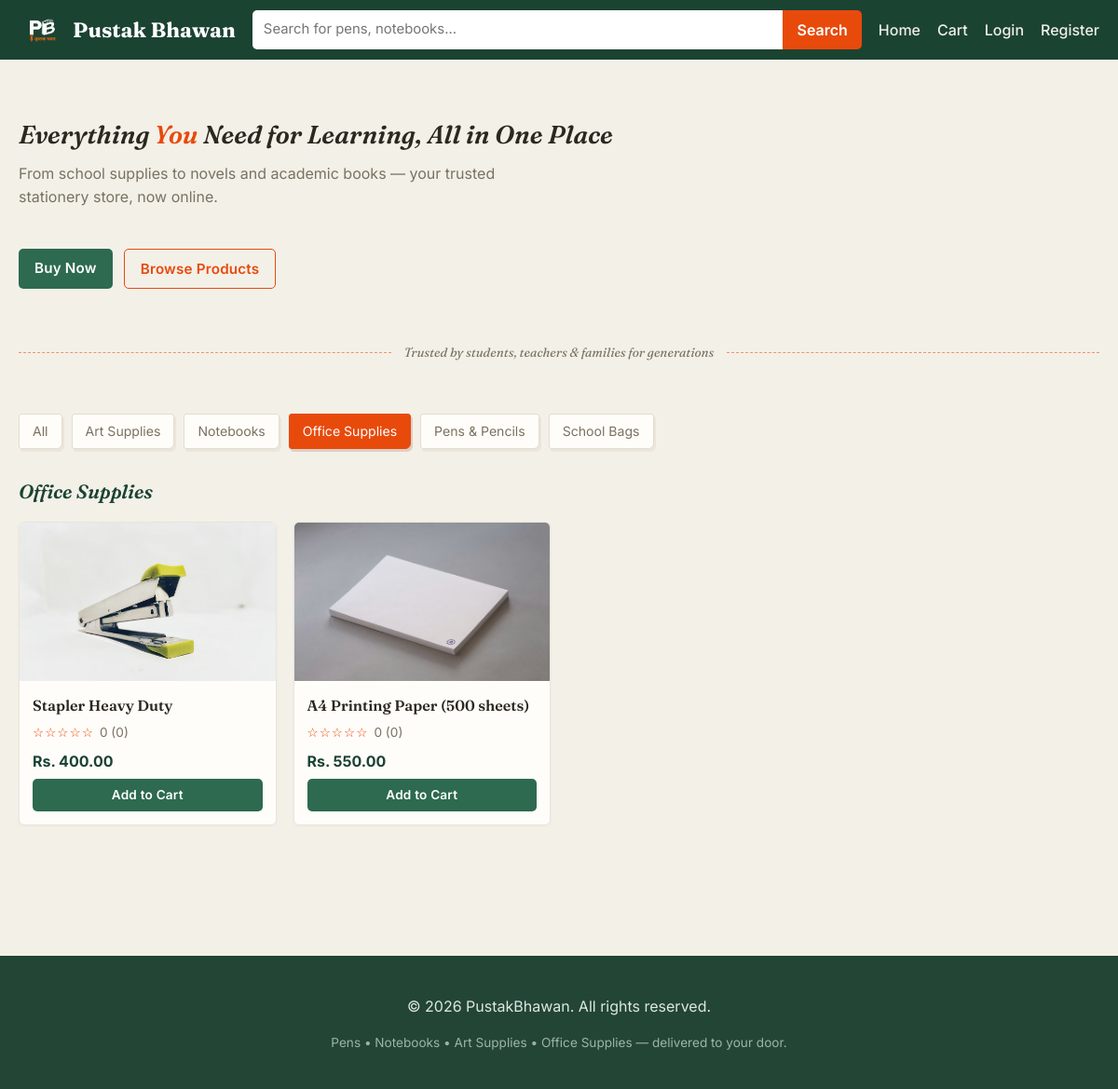
The app's page /index.php?category=4 with its own data.
### tables this page shows
CREATE TABLE categories (
    id INT AUTO_INCREMENT PRIMARY KEY,
    name VARCHAR(100) NOT NULL
);

CREATE TABLE products (
    id INT AUTO_INCREMENT PRIMARY KEY,
    category_id INT,
    name VARCHAR(150) NOT NULL,
    description TEXT,
    price DECIMAL(10,2) NOT NULL,
    stock INT DEFAULT 0,
    image VARCHAR(255) DEFAULT 'no-image.png',
    created_at TIMESTAMP DEFAULT CURRENT_TIMESTAMP,
    FOREIGN KEY (category_id) REFERENCES categories(id) ON DELETE SET NULL
);

### index.php (the view, shortened to what this page needs)
<?php
require 'config.php';
require 'functions.php';
$search     = trim($_GET['q'] ?? '');
$categoryId = isset($_GET['category']) ? (int)$_GET['category'] : 0;
$categories = $conn->query("SELECT * FROM categories ORDER BY name")->fetch_all(MYSQLI_ASSOC);
$sql = "SELECT p.*, COALESCE(AVG(r.rating),0) AS avg_rating, COUNT(r.id) AS review_count
        FROM products p
        LEFT JOIN reviews r ON r.product_id = p.id
        WHERE 1=1 ";
$types = '';
$params = [];
if ($categoryId > 0) {
    $sql .= " AND p.category_id = ? ";
    $types .= 'i';
    $params[] = $categoryId;
}
$sql .= " GROUP BY p.id ORDER BY p.created_at DESC";
$stmt = $conn->prepare($sql);
if ($types !== '') $stmt->bind_param($types, ...$params);
$stmt->execute();
$products = $stmt->get_result()->fetch_all(MYSQLI_ASSOC);
require 'includes/header.php';
?>
<section class="hero">
  <br>
  <h1>Everything <span class="highlight">You</span> Need for Learning, All in One Place</h1>
  <p>From school supplies to novels and academic books — your trusted stationery store, now online.</p><br>
  <div class="hero-actions">
    <a href="index.php" class="btn btn-primary">Buy Now</a>
    <a href="#all-products" class="btn btn-outline">Browse Products</a>
  </div>
</section>
<p class="divider-caption">Trusted by students, teachers &amp; families for generations</p><br>
<section class="category-bar">
  <a href="index.php" class="chip <?= $categoryId === 0 ? 'active' : '' ?>">All</a>
  <?php foreach ($categories as $cat): ?>
    <a href="index.php?category=<?= $cat['id'] ?>" class="chip <?= $categoryId === (int)$cat['id'] ? 'active' : '' ?>">
      <?= h($cat['name']) ?>
    </a>
  <?php endforeach; ?>
</section>
<section class="product-section" id="all-products">
  <h2>
    <?php if ($search !== ''): ?>
      Search results for "<?= h($search) ?>"
    <?php elseif ($categoryId > 0): ?>
      <?= h($categories[array_search($categoryId, array_column($categories, 'id'))]['name'] ?? 'Products') ?>
    <?php else: ?>
      All Products
    <?php endif; ?>
  </h2>
  <?php if (empty($products)): ?>
    <p class="empty-msg">No products found.</p>
  <?php else: ?>
    <div class="product-grid">
      <?php foreach ($products as $p): ?>
        <?php include 'includes/product_card.php'; ?>
      <?php endforeach; ?>
    </div>
  <?php endif; ?>
</section>
<?php require 'includes/footer.php'; ?>

### includes/product_card.php (shortened to what this page needs)
<?php
$rating = round((float)($p['avg_rating'] ?? 0), 1);
$count  = (int)($p['review_count'] ?? 0);
?>
<div class="product-card">
  <a href="product.php?id=<?= $p['id'] ?>" class="product-img-link">
    <img src="uploads/<?= h($p['image']) ?>" alt="<?= h($p['name']) ?>"
         onerror="this.src='https://via.placeholder.com/300x220?text=PustakBhawan'">
  </a>
  <div class="product-info">
    <a href="product.php?id=<?= $p['id'] ?>" class="product-name"><?= h($p['name']) ?></a>
    <div class="product-rating">
      <?= renderStars($rating) ?>
      <span class="rating-text"><?= $rating ?> (<?= $count ?>)</span>
    </div>
    <div class="product-price"><?= money($p['price']) ?></div>
    <form method="post" action="add_to_cart.php">
      <button type="submit" class="btn btn-small" <?= $p['stock'] <= 0 ? 'disabled' : '' ?>>
        <?= $p['stock'] <= 0 ? 'Out of stock' : 'Add to Cart' ?>
      </button>
    </form>
  </div>
</div>

### css/style.css (style rules this page uses)
:root { --primary: #2d6a4f; --primary-dark: #1b4332; --accent: #e84a0c; --accent-light: #d47a5f; --ink: #7c4a2d; --bg: #f3f0e8; --card-bg: #fffdf9; --text: #2a281f; --muted: #7a7261; --border: #e2ddcd; --danger: #c0392b; --success: #2d6a4f; --radius: 8px; }
* { box-sizing: border-box; }
body { margin: 0; font-family: 'Inter', 'Segoe UI', Roboto, Helvetica, Arial, sans-serif; background: var(--bg); color: var(--text); line-height: 1.55; }
a { color: inherit; text-decoration: none; }
img { max-width: 100%; display: block; }
.hero h1, h2, .logo, .auth-box h1, .product-detail-info h1 { font-family: 'Fraunces', Georgia, serif; }
.hero { background: transparent; color: var(--text); padding: 10px 0 28px; margin-bottom: 4px; }
.hero h1 { margin: 0 0 12px; font-size: 1.7rem; font-weight: 600; font-style: italic; line-height: 1.3; color: var(--text); }
.hero h1 .highlight { color: var(--accent); }
.hero p { margin: 0; color: var(--muted); max-width: 520px; font-family: 'Inter', sans-serif; }
.hero-actions { display: flex; gap: 12px; margin-top: 18px; flex-wrap: wrap; }
.divider-caption { display: flex; align-items: center; gap: 14px; margin: 30px 0; color: var(--muted); font-style: italic; font-size: 0.85rem; font-family: 'Fraunces', Georgia, serif; }
.divider-caption::before, .divider-caption::after { content: ""; flex: 1; border-top: 1.5px dashed var(--accent); opacity: 0.55; }
.category-bar { display: flex; gap: 10px; flex-wrap: wrap; margin-bottom: 30px; }
.chip { padding: 7px 14px; border-radius: 3px 3px 6px 3px; background: var(--card-bg); border: 1px solid var(--border); box-shadow: 2px 3px 0 rgba(122,59,46,0.06); font-size: 0.88rem; color: var(--muted); transition: transform 0.12s, box-shadow 0.12s; }
.chip.active { background: var(--accent); color: #fff; border-color: var(--accent); box-shadow: 2px 3px 0 rgba(122,59,46,0.18); }
.product-section { margin-bottom: 40px; }
.product-section h2 { font-size: 1.3rem; margin-bottom: 16px; color: var(--primary-dark); font-style: italic; font-weight: 600; }
.product-grid { display: grid; grid-template-columns: repeat(auto-fill, minmax(220px, 1fr)); gap: 18px; }
.product-card { background: var(--card-bg); border: 1px solid #e8e5dc; border-radius: 6px; overflow: hidden; display: flex; flex-direction: column; transition: box-shadow 0.15s, transform 0.15s; }
.product-img-link img { width: 100%; height: 170px; object-fit: cover; background: #f1efe8; }
.product-info { padding: 14px; display: flex; flex-direction: column; gap: 6px; }
.product-name { font-weight: 600; font-size: 1rem; font-family: 'Fraunces', serif; }
.product-rating { display: flex; align-items: center; gap: 6px; font-size: 0.85rem; color: var(--muted); }
.product-price { font-weight: 700; color: var(--primary-dark); margin-top: 2px; }
.btn { display: inline-block; padding: 9px 17px; border-radius: 5px; border: none; cursor: pointer; font-weight: 600; font-size: 0.95rem; text-align: center; letter-spacing: 0.2px; }
.btn-primary { background: var(--primary); color: #fff; }
.btn-outline { background: transparent; color: var(--accent); border: 1.5px solid var(--accent); }
.btn-small { padding: 7px 14px; font-size: 0.85rem; width: 100%; background: var(--primary); color: #fff; }
button, input, textarea { font: inherit; }
.btn-primary, .btn-small { box-shadow: none; }
.product-card, .auth-box, .product-detail, .review-form-box, .cart-item, .cart-summary, .checkout-box, .result-box, .order-card { box-shadow: 0 1px 3px rgba(38, 48, 42, 0.04); }

### records on screen
categories: name "Art Supplies"
categories: name "Notebooks"
categories: name "Office Supplies"
categories: name "Pens & Pencils"
categories: name "School Bags"
products: image (picture), name "Stapler Heavy Duty", rating "☆☆☆☆☆", rating "0", count "0", price "Rs. 400.00", stock "Add to Cart"
products: image (picture), name "A4 Printing Paper (500 sheets)", rating "☆☆☆☆☆", rating "0", count "0", price "Rs. 550.00", stock "Add to Cart"
